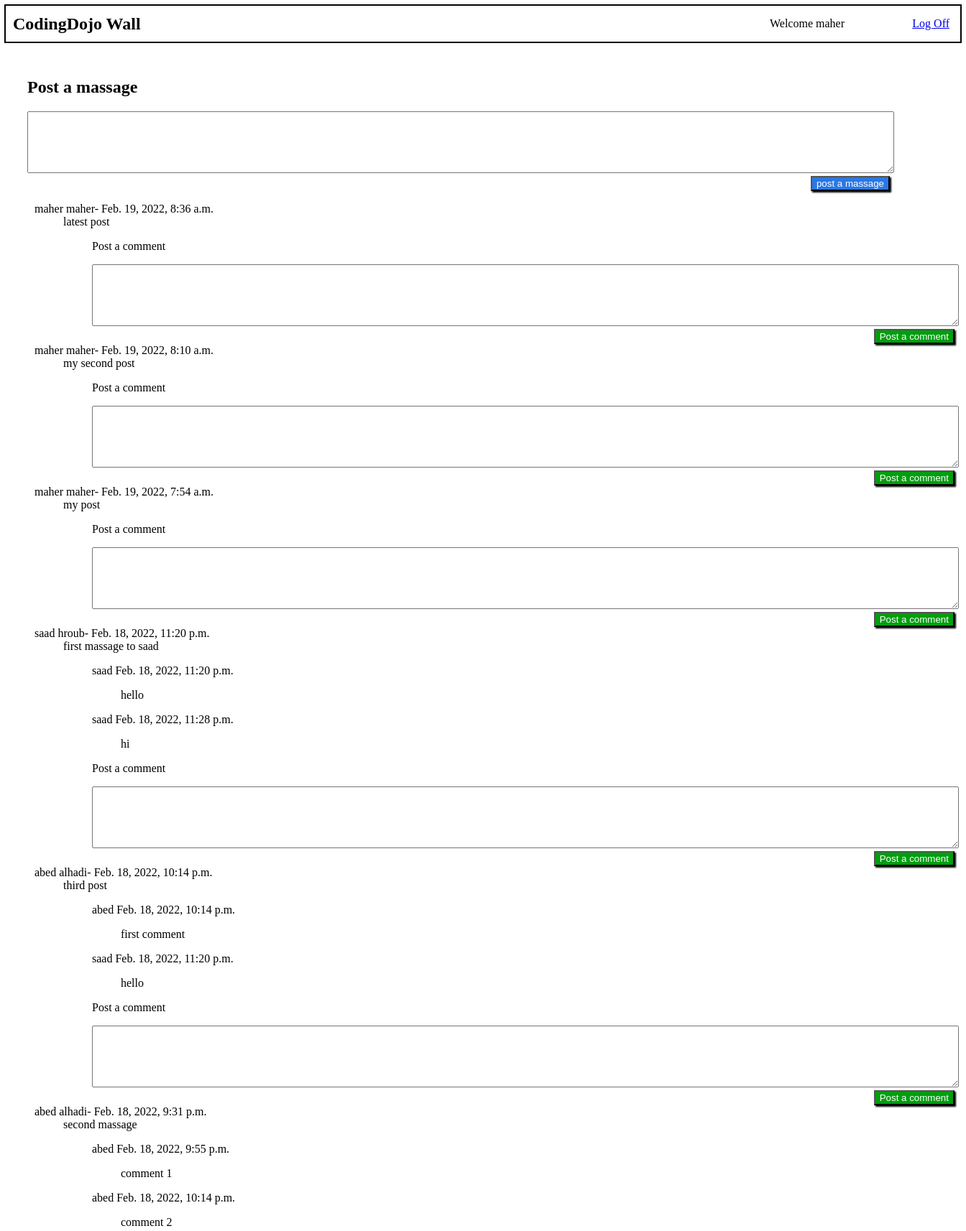
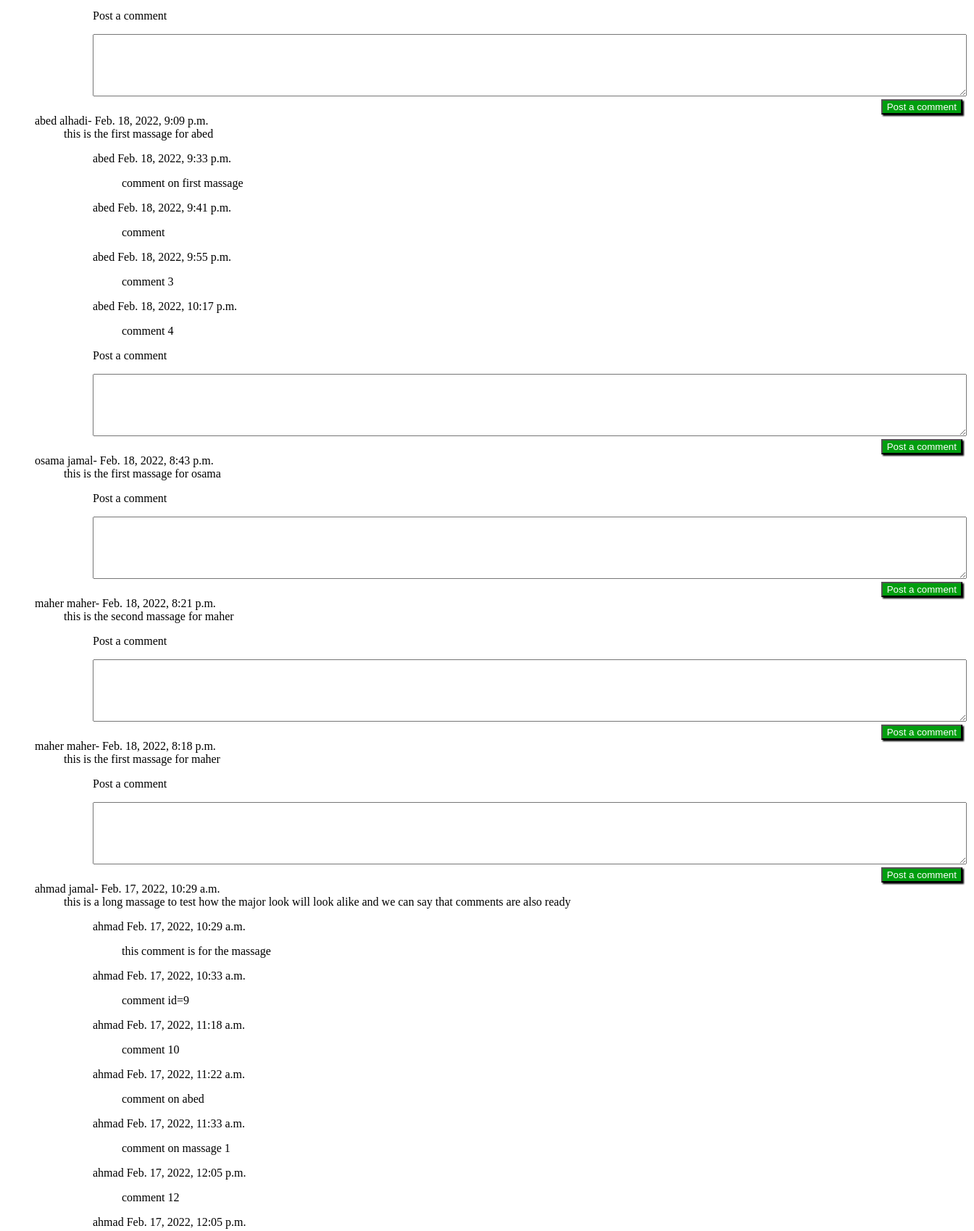
/wall (signed in, upper part), run on the app's committed database (2 pictures, top to bottom).
### login_app/models.py (models this page shows)
class USER(models.Model):
    first_name = models.CharField(max_length=255)
    last_name= models.CharField(max_length=255)
    email = models.TextField()
    password= models.CharField(max_length=255)
    created_at = models.DateTimeField(auto_now_add=True)
    updated_at = models.DateTimeField(auto_now=True)
    objects=USERManager()

class Massage(models.Model):
    massage=models.TextField()
    users = models.ForeignKey(USER, related_name="massages", on_delete = models.CASCADE)
    created_at = models.DateTimeField(auto_now_add=True)
    updated_at = models.DateTimeField(auto_now=True)

class Comment(models.Model):
    comment=models.TextField()
    users = models.ForeignKey(USER, related_name="comments", on_delete = models.CASCADE)
    massage = models.ForeignKey(Massage, related_name="comments", on_delete = models.CASCADE)
    created_at = models.DateTimeField(auto_now_add=True)
    updated_at = models.DateTimeField(auto_now=True)

### the_wall_app/views.py (the view)
# urls.py: path('wall',views.wall),
def wall(request):
    context={
        'users' : USER.objects.all(),
        'massages' : Massage.objects.all().order_by("-created_at"),
        'comments' : Comment.objects.all(),
        'the_user' : USER.objects.get(id=request.session['user_id'])
    }
    return render (request,'the_wall.html',context)

### the_wall_app/templates/the_wall.html (shortened to what this page needs)
<!DOCTYPE html>
<html lang="en">
<head>
</head>
<body>
    <nav>
        <h1>CodingDojo Wall</h1>
        <div class="rightside">
        <p>Welcome {{the_user.first_name}}</p>
        <a href="http://127.0.0.1:8000/">Log Off</a>
        </div>
    </nav>
    <form action="/massage/{{the_user.id}}" method="post" class="massage">
        <h2>Post a massage</h2>
        <textarea name="massage"></textarea><br>
        <div class="post_button">
        <button id="post_id">post a massage</button>
        </div>
    </form>
    <ul>
        {% for msg in massages %}
                <li>{{msg.users.first_name}}  {{msg.users.last_name}}- {{msg.created_at}}
                    <ul>
                        <li>{{msg.massage}}
                            <ul>
                                {% for comment in msg.comments.all %}
                                        <p>{{comment.users.first_name}} {{comment.created_at}} </p>
                                            <ul>
                                                <li>{{comment.comment}}</li>
                                            </ul>
                                {% endfor %}
                                <p>Post a comment</p>
                                <form action="/comment/{{msg.id}}/{{the_user.id}}" method="post">
                                    <textarea name="comment"></textarea>
                                    <div class="post_button">
                                        <button>Post a comment</button>
                                    </div>
                                </form>
                            </ul>
                        </li>
                    </ul>
                </li>
        {% endfor %}
    </ul>
</body>
</html>

### the_wall_app/templates/the_wall.html (style rules this page uses)
ul { list-style: none; }
nav { display: flex; outline: 2px solid black; justify-content: space-between; align-items: center; height: 50px; border-top: none; }
.rightside { width: 250px; display: flex; justify-content: space-between; align-items: center; margin-right: 15px; }
h1 { margin-left: 10px; }
.massage { justify-content: flex-end; margin-top: 50px; margin-left: 30px; }
textarea { width: 1200px; height: 80px; }
.post_button { display: flex; justify-content: flex-end; width: 1200px; }
#post_id { background-color: #2b78e4; color: white; box-shadow: 2px 2px 2px black; }
button { background-color: #009e0f; box-shadow: 2px 2px 2px black; color: white; }

### data on the page
USER: first_name "maher"
Massage: users.first_name "maher", users.last_name "maher", created_at "Feb. 19, 2022, 8:36 a.m.", massage "latest post"
Massage: users.first_name "maher", users.last_name "maher", created_at "Feb. 19, 2022, 8:10 a.m.", massage "my second post"
Massage: users.first_name "maher", users.last_name "maher", created_at "Feb. 19, 2022, 7:54 a.m.", massage "my post"
Massage: users.first_name "saad", users.last_name "hroub", created_at "Feb. 18, 2022, 11:20 p.m.", massage "first massage to saad"
Comment: users.first_name "saad", created_at "Feb. 18, 2022, 11:20 p.m.", comment "hello"
Comment: users.first_name "saad", created_at "Feb. 18, 2022, 11:28 p.m.", comment "hi"
Massage: users.first_name "abed", users.last_name "alhadi", created_at "Feb. 18, 2022, 10:14 p.m.", massage "third post"
Comment: users.first_name "abed", created_at "Feb. 18, 2022, 10:14 p.m.", comment "first comment"
Comment: users.first_name "saad", created_at "Feb. 18, 2022, 11:20 p.m.", comment "hello"
Massage: users.first_name "abed", users.last_name "alhadi", created_at "Feb. 18, 2022, 9:31 p.m.", massage "second massage"
Comment: users.first_name "abed", created_at "Feb. 18, 2022, 9:55 p.m.", comment "comment 1"
Comment: users.first_name "abed", created_at "Feb. 18, 2022, 10:14 p.m.", comment "comment 2"
Massage: users.first_name "abed", users.last_name "alhadi", created_at "Feb. 18, 2022, 9:09 p.m.", massage "this is the first massage for abed"
Comment: users.first_name "abed", created_at "Feb. 18, 2022, 9:33 p.m.", comment "comment on first massage"
Comment: users.first_name "abed", created_at "Feb. 18, 2022, 9:41 p.m.", comment "comment"
Comment: users.first_name "abed", created_at "Feb. 18, 2022, 9:55 p.m.", comment "comment 3"
Comment: users.first_name "abed", created_at "Feb. 18, 2022, 10:17 p.m.", comment "comment 4"
Massage: users.first_name "osama", users.last_name "jamal", created_at "Feb. 18, 2022, 8:43 p.m.", massage "this is the first massage for osama"
Massage: users.first_name "maher", users.last_name "maher", created_at "Feb. 18, 2022, 8:21 p.m.", massage "this is the second massage for maher"
Massage: users.first_name "maher", users.last_name "maher", created_at "Feb. 18, 2022, 8:18 p.m.", massage "this is the first massage for maher"
Massage: users.first_name "ahmad", users.last_name "jamal", created_at "Feb. 17, 2022, 10:29 a.m.", massage "this is a long massage to test how the major look will look alike and we can say that comments are also ready"
Comment: users.first_name "ahmad", created_at "Feb. 17, 2022, 10:29 a.m.", comment "this comment is for the massage"
Comment: users.first_name "ahmad", created_at "Feb. 17, 2022, 10:33 a.m.", comment "comment id=9"
Comment: users.first_name "ahmad", created_at "Feb. 17, 2022, 11:18 a.m.", comment "comment 10"
Comment: users.first_name "ahmad", created_at "Feb. 17, 2022, 11:22 a.m.", comment "comment on abed"
Comment: users.first_name "ahmad", created_at "Feb. 17, 2022, 11:33 a.m.", comment "comment on massage 1"
Comment: users.first_name "ahmad", created_at "Feb. 17, 2022, 12:05 p.m.", comment "comment 12"
Comment: users.first_name "ahmad", created_at "Feb. 17, 2022, 12:05 p.m."
